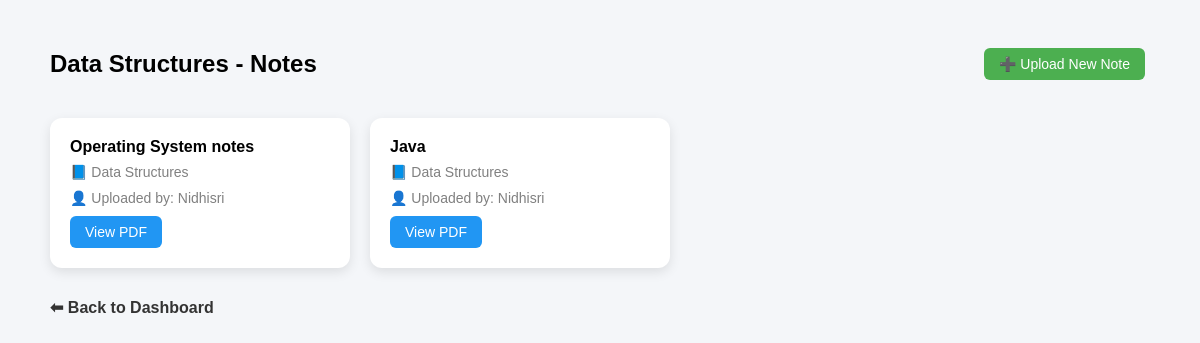
Page /courses/1/ (signed in) on the earlier database version.
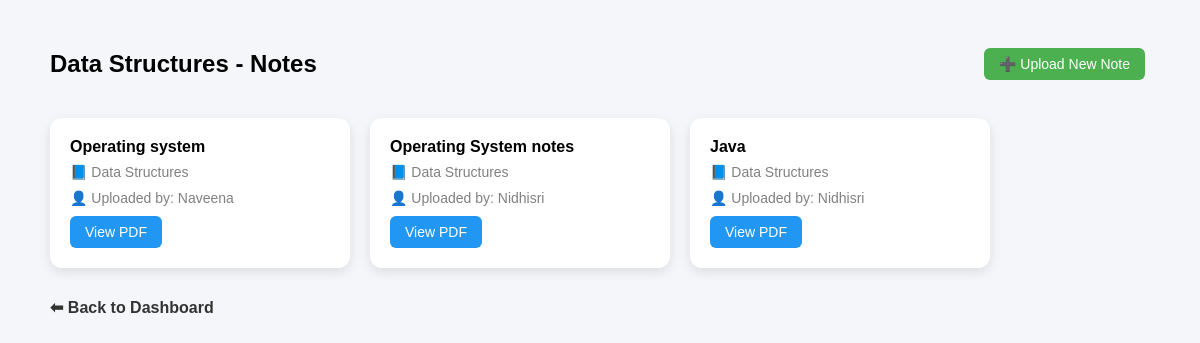
Same page on the later database version.
### core/models.py (models this page shows, shortened)
class Note(models.Model):
    course = models.ForeignKey(Course, on_delete=models.CASCADE)
    title = models.CharField(max_length=255)
    pdf = models.FileField(upload_to='notes/')
    uploaded_by = models.ForeignKey(User, on_delete=models.CASCADE)
    uploaded_at = models.DateTimeField(default=timezone.now)

class Course(models.Model):
    name = models.CharField(max_length=200)

### core/views.py (the view, shortened to what this page needs)
# urls.py: path('courses/<int:course_id>/', views.course_notes, name='course_notes'),
@login_required
def course_notes(request, course_id):
    course = get_object_or_404(Course, id=course_id)
    notes = Note.objects.filter(course=course).order_by("-uploaded_at")
    return render(request, "course_notes.html", {"course": course, "notes": notes})

### templates/course_notes.html (shortened to what this page needs)
<!DOCTYPE html>
<html>
<head>
</head>
<body>
<div class="container">
    <div class="notes-header">
        <h2>{{ course.name }} - Notes</h2>
        <a href="{% url 'upload_note' course.id %}" class="btn upload-btn">
            ➕ Upload New Note
        </a>
    </div>
    {% if notes %}
        <div class="notes-grid">
            {% for note in notes %}
                <div class="note-card">
                    <h4>{{ note.title }}</h4>
                    <p>📘 {{ note.course.name }}</p>
                    <p>👤 Uploaded by: {{ note.uploaded_by.username }}</p>
                    <a href="{{ note.pdf.url }}" target="_blank" class="btn view-btn">
                        View PDF
                    </a>
                </div>
            {% endfor %}
        </div>
    {% else %}
        <p>No notes uploaded yet.</p>
    {% endif %}
    <a href="{% url 'dashboard' %}" class="back-link">
        ⬅ Back to Dashboard
    </a>
</div>
</body>
</html>

Differences in the rows shown:
added Note: title "Operating system", course.name "Data Structures", uploaded_by.username "Naveena"
